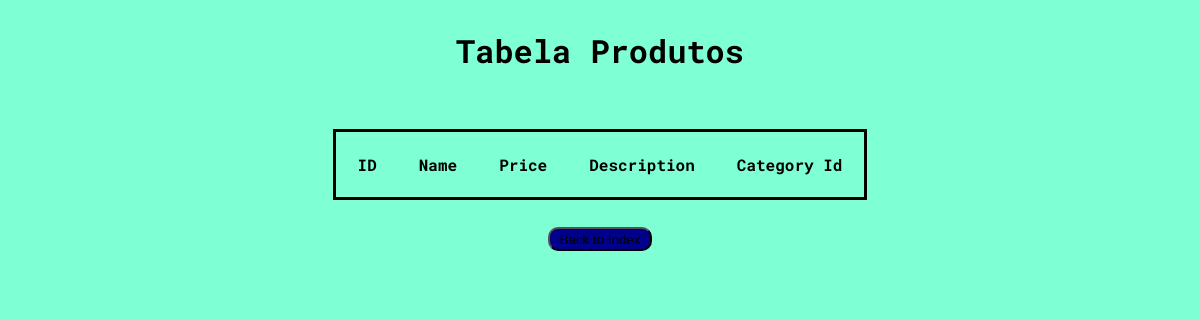
/view_product/3, run on an earlier commit of the app's database.
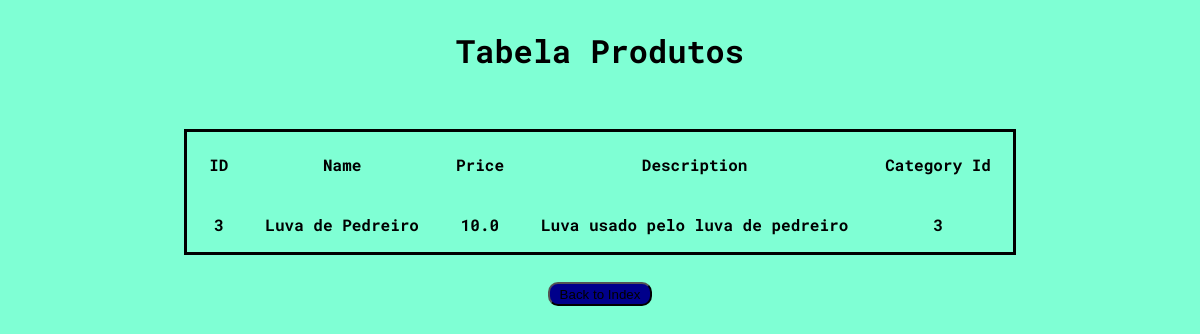
And on a later commit of the database.
### tables this page shows
CREATE TABLE "products" (
	"ID"	INTEGER  PRIMARY KEY AUTOINCREMENT NOT NULL,
	"NAME"	TEXT,
	"PRICE"	REAL,
    "DESCRIPTION" TEXT,
    "CATEGORY_ID" INTEGER,
	FOREIGN KEY(CATEGORY_ID) REFERENCES category(ID)
);

### app.py (the view)
@app.route("/view_product/<int:id>", methods=["POST", "GET"])
def view_product(id):
    if request.method == 'POST':
        id_product = request.form['ID_PRODUCT']
        return redirect(url_for("view_product", id = id_product))
    else:
        if id == 999999: # arrumar essa condição feia do código
            return render_template("view_product.html", info = CatchData("products"), conditon = False)
        elif id != 0:
            return render_template("view_product.html", info = CatchDataByID("products", id), conditon = False)
        else:
            return render_template("view_product.html", info = CatchDataByID("products", id), conditon = True)

### dataOperations.py (called while the page is built)
def CatchDataByID (table, id):
    con=sqlite3.connect("crud_produtos.db")
    cur = con.cursor()
    cur.execute("SELECT * FROM {t} WHERE ID={id};".format(t = table, id = id))
    return cur.fetchall()

### templates/view_product.html (shortened to what this page needs)
<!DOCTYPE html>
<html lang="en">
<head>
    <link rel="stylesheet" href="/static/main.css">
    <link rel="stylesheet" href="/static/index.css">
</head>
<body>
    {% if conditon %}
        <form method="post">
            <input type="number" name="ID_PRODUCT" placeholder="Insira o id de produto a ser consultado" required>
            <button type="submit"> View Product </button>
        </form>
        <button><a href='{{url_for("view_product", id = 999999)}}'> View all Products </a></button>
    {% else %}
        <div class="data-products">
            <h1> Tabela Produtos </h1>
            <table>
                <tr class="table-top">
                    <th>ID</th>
                    <th>Name</th>
                    <th>Price</th>
                    <th>Description</th>
                    <th>Category Id</th>
                </tr>
                    {% for d in info %}
                        {% for x in d %}
                            <td> {{ x }}</td>
                        {% endfor %}
                    {% endfor %}
            </table>
        </div>
    {% endif %}
    <button><a href='{{url_for("index")}}'> Back to Index </a></button>
</body>
</html>

What changed in the data, as far as the page shows it:
added products: d "3" "3", NAME "Luva de Pedreiro", PRICE "10.0", DESCRIPTION "Luva usado pelo luva de pedreiro"
